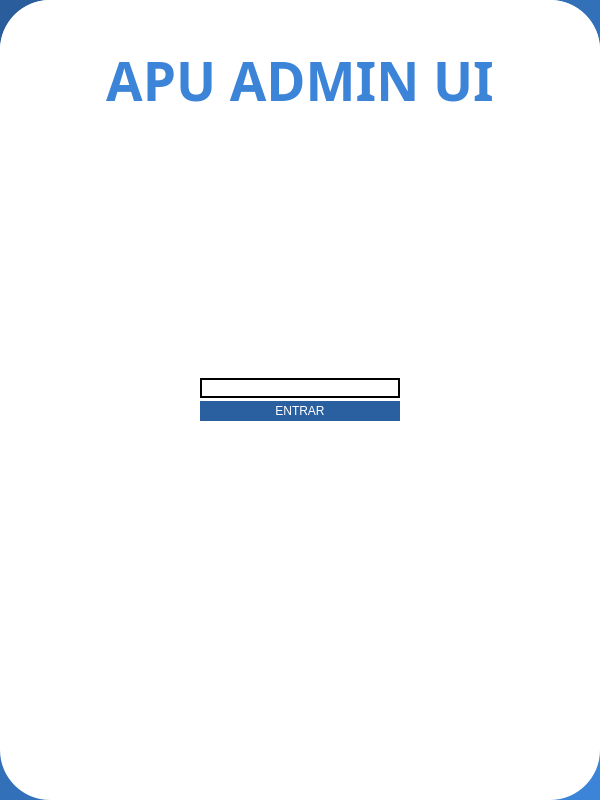
<?xml version="1.0" encoding="UTF-8"?>
<ui version="4.0">
 <class>MainWindow</class>
 <widget class="QMainWindow" name="MainWindow">
  <property name="geometry">
   <rect>
    <x>0</x>
    <y>0</y>
    <width>600</width>
    <height>800</height>
   </rect>
  </property>
  <property name="minimumSize">
   <size>
    <width>600</width>
    <height>800</height>
   </size>
  </property>
  <property name="windowTitle">
   <string>MainWindow</string>
  </property>
  <property name="styleSheet">
   <string notr="true">background-color: qlineargradient(spread:pad, x1:0, y1:0, x2:1, y2:1, stop:0.1 rgba(41, 93, 155, 1), stop:0.9 rgba(59, 132, 215, 1));</string>
  </property>
  <widget class="QWidget" name="centralwidget">
   <layout class="QHBoxLayout" name="horizontalLayout">
    <property name="spacing">
     <number>0</number>
    </property>
    <property name="leftMargin">
     <number>0</number>
    </property>
    <property name="topMargin">
     <number>0</number>
    </property>
    <property name="rightMargin">
     <number>0</number>
    </property>
    <property name="bottomMargin">
     <number>0</number>
    </property>
    <item>
     <widget class="QFrame" name="centralSection">
      <property name="maximumSize">
       <size>
        <width>600</width>
        <height>800</height>
       </size>
      </property>
      <property name="styleSheet">
       <string notr="true">background-color: rgb(255, 255, 255);
border-radius: 50px;</string>
      </property>
      <property name="frameShape">
       <enum>QFrame::StyledPanel</enum>
      </property>
      <property name="frameShadow">
       <enum>QFrame::Raised</enum>
      </property>
      <layout class="QVBoxLayout" name="verticalLayout" stretch="2,6,2">
       <property name="spacing">
        <number>0</number>
       </property>
       <property name="leftMargin">
        <number>0</number>
       </property>
       <property name="topMargin">
        <number>0</number>
       </property>
       <property name="rightMargin">
        <number>0</number>
       </property>
       <property name="bottomMargin">
        <number>0</number>
       </property>
       <item>
        <widget class="QFrame" name="frame_2">
         <property name="frameShape">
          <enum>QFrame::StyledPanel</enum>
         </property>
         <property name="frameShadow">
          <enum>QFrame::Raised</enum>
         </property>
         <layout class="QHBoxLayout" name="horizontalLayout_2">
          <item>
           <widget class="QLabel" name="label">
            <property name="font">
             <font>
              <family>Arial Black</family>
              <pointsize>40</pointsize>
              <weight>75</weight>
              <bold>true</bold>
             </font>
            </property>
            <property name="styleSheet">
             <string notr="true">color: rgb(59, 132, 215)</string>
            </property>
            <property name="text">
             <string>APU ADMIN UI</string>
            </property>
            <property name="alignment">
             <set>Qt::AlignCenter</set>
            </property>
           </widget>
          </item>
         </layout>
        </widget>
       </item>
       <item alignment="Qt::AlignHCenter|Qt::AlignVCenter">
        <widget class="QFrame" name="frame_3">
         <property name="frameShape">
          <enum>QFrame::StyledPanel</enum>
         </property>
         <property name="frameShadow">
          <enum>QFrame::Raised</enum>
         </property>
         <layout class="QVBoxLayout" name="verticalLayout_2" stretch="2,2">
          <property name="spacing">
           <number>3</number>
          </property>
          <property name="sizeConstraint">
           <enum>QLayout::SetFixedSize</enum>
          </property>
          <property name="leftMargin">
           <number>0</number>
          </property>
          <property name="topMargin">
           <number>0</number>
          </property>
          <property name="rightMargin">
           <number>0</number>
          </property>
          <property name="bottomMargin">
           <number>0</number>
          </property>
          <item>
           <widget class="QLineEdit" name="lineEdit">
            <property name="minimumSize">
             <size>
              <width>200</width>
              <height>0</height>
             </size>
            </property>
            <property name="styleSheet">
             <string notr="true">border: 2px solid black;</string>
            </property>
           </widget>
          </item>
          <item>
           <widget class="QPushButton" name="pushButton">
            <property name="minimumSize">
             <size>
              <width>0</width>
              <height>20</height>
             </size>
            </property>
            <property name="styleSheet">
             <string notr="true">background-color: rgb(43, 96, 160);
color: white;
</string>
            </property>
            <property name="text">
             <string>ENTRAR</string>
            </property>
           </widget>
          </item>
         </layout>
        </widget>
       </item>
       <item alignment="Qt::AlignVCenter">
        <widget class="QFrame" name="frame_4">
         <property name="frameShape">
          <enum>QFrame::StyledPanel</enum>
         </property>
         <property name="frameShadow">
          <enum>QFrame::Raised</enum>
         </property>
        </widget>
       </item>
      </layout>
     </widget>
    </item>
   </layout>
  </widget>
 </widget>
 <resources/>
 <connections/>
</ui>
